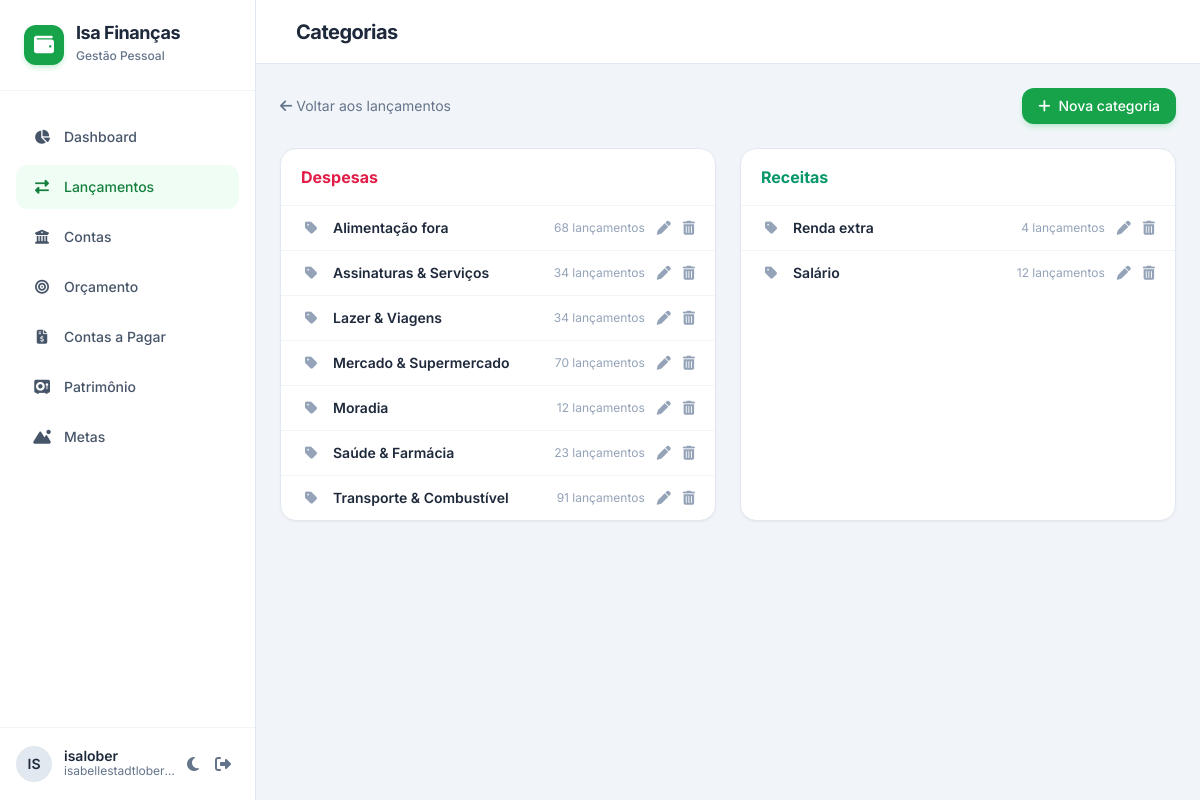
Page /lancamentos/categorias/ (signed in) on the committed database.
### apps/lancamentos/models.py (models this page shows, shortened)
class Categoria(models.Model):
    class Tipo(models.TextChoices):
        RECEITA = "receita", "Receita"
        DESPESA = "despesa", "Despesa"
    nome = models.CharField(max_length=80)
    tipo = models.CharField(max_length=10, choices=Tipo.choices)
    categoria_pai = models.ForeignKey(
        "self", null=True, blank=True, on_delete=models.PROTECT, related_name="filhas"
    )
    icone = models.CharField(
        "ícone", max_length=40, blank=True, help_text="Classe do Font Awesome. Ex.: fa-house"
    )
    class Meta:
        ordering = ["tipo", "nome"]
        constraints = [
            models.UniqueConstraint(fields=["nome", "tipo"], name="uq_categoria_nome_tipo")
        ]

### apps/lancamentos/views.py (the view)
# urls.py: path("categorias/", views.categorias, name="categorias"),
@login_required
def categorias(request):
    uso = dict(Lancamento.objects.values_list("categoria").annotate(n=Count("id")))
    def com_uso(tipo):
        lista = list(Categoria.objects.filter(tipo=tipo))
        for c in lista:
            c.qtd = uso.get(c.pk, 0)
        return lista
    return render(
        request,
        "lancamentos/categorias.html",
        {"despesas": com_uso("despesa"), "receitas": com_uso("receita")},
    )

### templates/lancamentos/categorias.html (shortened to what this page needs)
{% extends "base.html" %}
{% block h1 %}Categorias{% endblock %}
{% block content %}
<div class="space-y-6">
  <div class="flex items-center justify-between">
    <a href="{% url 'lancamentos:lista' %}" class="text-sm text-slate-500 hover:underline"><i class="fa-solid fa-arrow-left mr-1"></i>Voltar aos lançamentos</a>
    <a href="{% url 'lancamentos:categoria_nova' %}" class="bg-brand-600 hover:bg-brand-700 text-white font-medium px-4 py-2 rounded-xl text-sm transition-colors flex items-center space-x-2 shadow-md shadow-brand-500/20">
      <i class="fa-solid fa-plus"></i><span>Nova categoria</span>
    </a>
  </div>
  <div class="grid grid-cols-1 lg:grid-cols-2 gap-6">
    <div class="bg-white dark:bg-slate-800 rounded-2xl border border-slate-200 dark:border-slate-700 shadow-sm overflow-hidden">
      <div class="px-5 py-4 border-b border-slate-100 dark:border-slate-700/50 font-bold text-rose-600 dark:text-rose-400">Despesas</div>
      <ul class="divide-y divide-slate-100 dark:divide-slate-700/50 text-sm">
        {% for c in despesas %}
        <li class="flex items-center gap-3 px-5 py-3 hover:bg-slate-50 dark:hover:bg-slate-700/30 transition-colors">
          <i class="fa-solid {{ c.icone|default:'fa-tag' }} w-5 text-center text-slate-400"></i>
          <span class="flex-1 font-semibold">{{ c.nome }}</span>
          <span class="text-xs text-slate-400">{{ c.qtd }} lançamento{{ c.qtd|pluralize }}</span>
          <a href="{% url 'lancamentos:categoria_editar' c.pk %}" class="text-slate-400 hover:text-brand-600 transition-colors" title="Editar"><i class="fa-solid fa-pen"></i></a>
          <a href="{% url 'lancamentos:categoria_excluir' c.pk %}" class="text-slate-400 hover:text-rose-600 transition-colors" title="Excluir"><i class="fa-solid fa-trash-can"></i></a>
        </li>
        {% empty %}
        <li class="px-5 py-6 text-center text-slate-400">Nenhuma categoria de despesa.</li>
        {% endfor %}
      </ul>
    </div>
    <div class="bg-white dark:bg-slate-800 rounded-2xl border border-slate-200 dark:border-slate-700 shadow-sm overflow-hidden">
      <div class="px-5 py-4 border-b border-slate-100 dark:border-slate-700/50 font-bold text-emerald-600 dark:text-emerald-400">Receitas</div>
      <ul class="divide-y divide-slate-100 dark:divide-slate-700/50 text-sm">
        {% for c in receitas %}
        <li class="flex items-center gap-3 px-5 py-3 hover:bg-slate-50 dark:hover:bg-slate-700/30 transition-colors">
          <i class="fa-solid {{ c.icone|default:'fa-tag' }} w-5 text-center text-slate-400"></i>
          <span class="flex-1 font-semibold">{{ c.nome }}</span>
          <span class="text-xs text-slate-400">{{ c.qtd }} lançamento{{ c.qtd|pluralize }}</span>
          <a href="{% url 'lancamentos:categoria_editar' c.pk %}" class="text-slate-400 hover:text-brand-600 transition-colors" title="Editar"><i class="fa-solid fa-pen"></i></a>
          <a href="{% url 'lancamentos:categoria_excluir' c.pk %}" class="text-slate-400 hover:text-rose-600 transition-colors" title="Excluir"><i class="fa-solid fa-trash-can"></i></a>
        </li>
        {% empty %}
        <li class="px-5 py-6 text-center text-slate-400">Nenhuma categoria de receita.</li>
        {% endfor %}
      </ul>
    </div>
  </div>
</div>
{% endblock %}

### templates/base.html (shortened to what this page needs)
<!DOCTYPE html>
<html lang="pt-BR" class="h-full">
<head>
  {% include "partials/head.html" %}
</head>
<body class="h-full bg-slate-100 dark:bg-slate-900 text-slate-800 dark:text-slate-100 transition-colors duration-200 flex flex-col overflow-hidden">
<div class="flex h-full w-full overflow-hidden">
  <aside id="sidebar" class="w-64 bg-white dark:bg-slate-800 border-r border-slate-200 dark:border-slate-700 flex flex-col z-20 transition-transform duration-300 -translate-x-full md:translate-x-0 absolute md:relative h-full">
    <div class="p-6 border-b border-slate-100 dark:border-slate-700/50 flex items-center justify-between">
      <div class="flex items-center space-x-3">
        <div class="w-10 h-10 rounded-xl bg-brand-600 text-white flex items-center justify-center font-bold text-xl shadow-md shadow-brand-500/20">
          <i class="fa-solid fa-wallet"></i>
        </div>
        <div>
          <h1 class="font-bold text-lg tracking-tight leading-none">Isa Finanças</h1>
          <span class="text-xs text-slate-500 dark:text-slate-400 font-medium">Gestão Pessoal</span>
        </div>
      </div>
    </div>
    <nav class="flex-1 px-4 py-6 space-y-1.5 overflow-y-auto custom-scrollbar">
      <a href="{% url 'dashboard' %}"
         class="flex items-center space-x-3 px-4 py-3 rounded-xl text-sm font-medium transition-colors {% if request.resolver_match.url_name == 'dashboard' %}bg-brand-50 text-brand-700 dark:bg-brand-950/40 dark:text-brand-400{% else %}text-slate-600 dark:text-slate-400 hover:bg-slate-50 dark:hover:bg-slate-700/50{% endif %}">
        <i class="fa-solid fa-chart-pie w-5 text-center"></i><span>Dashboard</span>
      </a>
      <a href="{% url 'lancamentos:lista' %}"
         class="flex items-center space-x-3 px-4 py-3 rounded-xl text-sm font-medium transition-colors {% if request.resolver_match.app_name == 'lancamentos' %}bg-brand-50 text-brand-700 dark:bg-brand-950/40 dark:text-brand-400{% else %}text-slate-600 dark:text-slate-400 hover:bg-slate-50 dark:hover:bg-slate-700/50{% endif %}">
        <i class="fa-solid fa-right-left w-5 text-center"></i><span>Lançamentos</span>
      </a>
      <a href="{% url 'contas:lista' %}"
         class="flex items-center space-x-3 px-4 py-3 rounded-xl text-sm font-medium transition-colors {% if request.resolver_match.app_name == 'contas' %}bg-brand-50 text-brand-700 dark:bg-brand-950/40 dark:text-brand-400{% else %}text-slate-600 dark:text-slate-400 hover:bg-slate-50 dark:hover:bg-slate-700/50{% endif %}">
        <i class="fa-solid fa-building-columns w-5 text-center"></i><span>Contas</span>
      </a>
      <a href="{% url 'orcamento:lista' %}"
         class="flex items-center space-x-3 px-4 py-3 rounded-xl text-sm font-medium transition-colors {% if request.resolver_match.app_name == 'orcamento' %}bg-brand-50 text-brand-700 dark:bg-brand-950/40 dark:text-brand-400{% else %}text-slate-600 dark:text-slate-400 hover:bg-slate-50 dark:hover:bg-slate-700/50{% endif %}">
        <i class="fa-solid fa-bullseye w-5 text-center"></i><span>Orçamento</span>
      </a>
      <a href="{% url 'pagar:lista' %}"
         class="flex items-center space-x-3 px-4 py-3 rounded-xl text-sm font-medium transition-colors {% if request.resolver_match.app_name == 'pagar' %}bg-brand-50 text-brand-700 dark:bg-brand-950/40 dark:text-brand-400{% else %}text-slate-600 dark:text-slate-400 hover:bg-slate-50 dark:hover:bg-slate-700/50{% endif %}">
        <i class="fa-solid fa-file-invoice-dollar w-5 text-center"></i><span>Contas a Pagar</span>
      </a>
      <a href="{% url 'patrimonio:index' %}"
         class="flex items-center space-x-3 px-4 py-3 rounded-xl text-sm font-medium transition-colors {% if request.resolver_match.app_name == 'patrimonio' %}bg-brand-50 text-brand-700 dark:bg-brand-950/40 dark:text-brand-400{% else %}text-slate-600 dark:text-slate-400 hover:bg-slate-50 dark:hover:bg-slate-700/50{% endif %}">
        <i class="fa-solid fa-vault w-5 text-center"></i><span>Patrimônio</span>
      </a>
      <a href="{% url 'metas:lista' %}"
         class="flex items-center space-x-3 px-4 py-3 rounded-xl text-sm font-medium transition-colors {% if request.resolver_match.app_name == 'metas' %}bg-brand-50 text-brand-700 dark:bg-brand-950/40 dark:text-brand-400{% else %}text-slate-600 dark:text-slate-400 hover:bg-slate-50 dark:hover:bg-slate-700/50{% endif %}">
        <i class="fa-solid fa-mountain-sun w-5 text-center"></i><span>Metas</span>
      </a>
    </nav>
    <div class="p-4 border-t border-slate-100 dark:border-slate-700/50 flex items-center justify-between">
      <div class="flex items-center space-x-3 min-w-0">
        <div class="w-9 h-9 shrink-0 rounded-full bg-slate-200 dark:bg-slate-700 flex items-center justify-center font-semibold text-sm">
          {{ request.user.username|slice:":2"|upper }}
        </div>
        <div class="min-w-0">
          <p class="text-sm font-semibold leading-none truncate">{{ request.user.get_full_name|default:request.user.username }}</p>
          <span class="text-xs text-slate-500 dark:text-slate-400 block truncate">{{ request.user.email|default:"sem e-mail" }}</span>
        </div>
      </div>
      <div class="flex items-center">
        <button onclick="toggleDarkMode()" class="p-2 rounded-lg text-slate-500 hover:bg-slate-100 dark:hover:bg-slate-700 transition-colors" title="Alternar tema">
          <i id="theme-icon" class="fa-solid fa-moon"></i>
        </button>
        <form method="post" action="{% url 'logout' %}">
          <button type="submit" class="p-2 rounded-lg text-slate-500 hover:bg-slate-100 dark:hover:bg-slate-700 transition-colors" title="Sair">
            <i class="fa-solid fa-right-from-bracket"></i>
          </button>
        </form>
      </div>
    </div>
  </aside>
  <main class="flex-1 flex flex-col h-full overflow-hidden relative">
    <header class="bg-white dark:bg-slate-800 border-b border-slate-200 dark:border-slate-700 h-16 px-6 flex items-center justify-between shrink-0 z-10">
      <div class="flex items-center space-x-4">
        <h2 class="text-xl font-bold tracking-tight">{% block h1 %}{% endblock %}</h2>
      </div>
    </header>
    <div class="flex-1 overflow-y-auto custom-scrollbar p-6 bg-slate-100 dark:bg-slate-900">
      {% block content %}{% endblock %}
    </div>
  </main>
</div>
</body>
</html>

### templates/partials/head.html (style rules this page uses)
body { font-family: 'Inter', sans-serif; }

### rows in the picture
Categoria: nome "Alimentação fora", qtd "68"
Categoria: nome "Assinaturas & Serviços", qtd "34"
Categoria: nome "Lazer & Viagens", qtd "34"
Categoria: nome "Mercado & Supermercado", qtd "70"
Categoria: nome "Moradia", qtd "12"
Categoria: nome "Saúde & Farmácia", qtd "23"
Categoria: nome "Transporte & Combustível", qtd "91"
Categoria: nome "Renda extra", qtd "4"
Categoria: nome "Salário", qtd "12"

### other values in the picture
{{ request.user.username|slice:":2"|upper }} "IS"
{{ request.user.get_full_name|default:request.user.username }} "isalober"
{{ request.user.email|default:"sem e-mail" }} "isabellestadtlober…"
